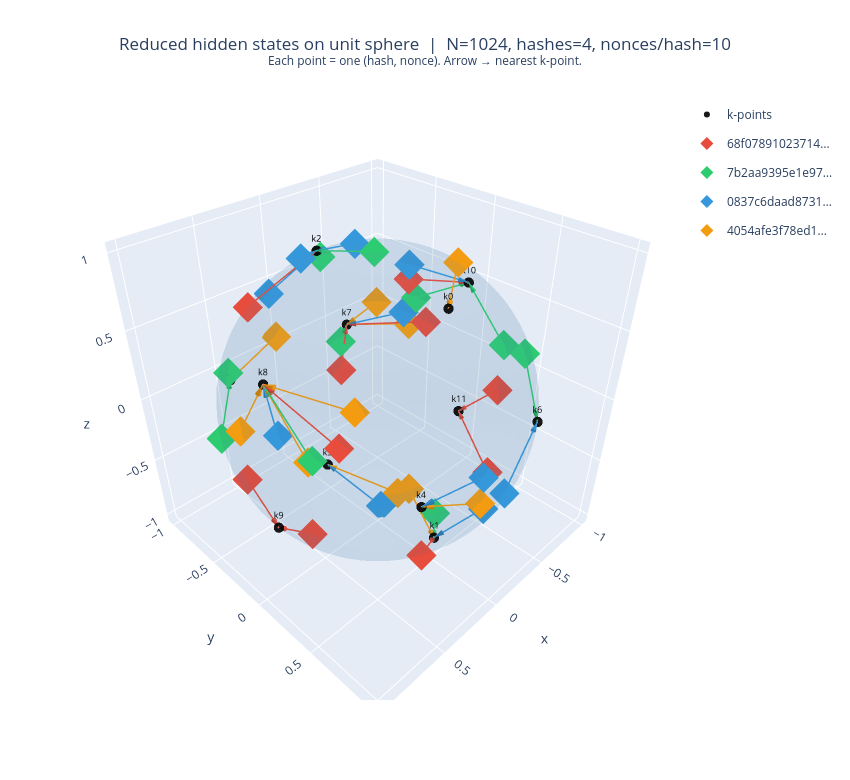

Notebook source saved alongside this figure:
### Code cell
n_nonces = 10  # number of nonces to show per hash

norms = np.linalg.norm(reduced_hidden_states_all, axis=1, keepdims=True)
proj  = reduced_hidden_states_all / (norms + 1e-8)

sims = proj @ sphere_points.T
closest_idxs = np.argmax(sims, axis=1)
arc_dists = np.degrees(
    np.arccos(np.clip(sims[np.arange(N), closest_idxs], -1, 1))
)

KPOINT_COLOR = 'black'
nn_thr = dists.min() * 1.01 # edge threshold

traces = []

u_s = np.linspace(0, 2 * np.pi, 60)
v_s = np.linspace(0, np.pi, 40)
traces.append(go.Surface(
    x=np.outer(np.cos(u_s), np.sin(v_s)),
    y=np.outer(np.sin(u_s), np.sin(v_s)),
    z=np.outer(np.ones(len(u_s)), np.cos(v_s)),
    opacity=0.1,
    colorscale=[[0, 'steelblue'], [1, 'steelblue']],
    showscale=False, hoverinfo='skip',
    contours=dict(
        x=dict(highlight=False),
        y=dict(highlight=False),
        z=dict(highlight=False),
    ),
))

# k-points
traces.append(go.Scatter3d(
    x=sphere_points[:, 0], y=sphere_points[:, 1], z=sphere_points[:, 2],
    mode='markers+text',
    marker=dict(size=6, color=KPOINT_COLOR, opacity=0.9),
    text=[f'k{i}' for i in range(k)],
    textposition='top center',
    textfont=dict(size=9, color=KPOINT_COLOR),
    hovertext=[
        f'k{i}<br>({sphere_points[i,0]:.2f}, {sphere_points[i,1]:.2f}, {sphere_points[i,2]:.2f})'
        for i in range(k)
    ],
    hoverinfo='text',
    name='k-points',
))

# projected points grouped by hash
for hi, (h, color) in enumerate(zip(unique_hashes, PALETTE)):
    mask = np.where(block_hashes_all == h)[0]
    if n_nonces is not None:
        mask = mask[:n_nonces]
    pts = proj[mask]           # [n, 3]
    ns = nonces_all[mask]
    ci = closest_idxs[mask]
    arc_d = arc_dists[mask]

    # scatter points
    traces.append(go.Scatter3d(
        x=pts[:, 0], y=pts[:, 1], z=pts[:, 2],
        mode='markers',
        marker=dict(size=10, color=color, symbol='diamond', opacity=1.0),
        hovertext=[
            f"hash: {h[:14]}…<br>nonce: {ns[j]}<br>"
            f"proj: ({pts[j,0]:.3f}, {pts[j,1]:.3f}, {pts[j,2]:.3f})<br>"
            f"→ k{ci[j]}  arc={arc_d[j]:.2f}°"
            for j in range(len(mask))
        ],
        hoverinfo='text',
        name=f"{h[:14]}…",
        legendgroup=h,
    ))

    # arrow lines to closest k-point
    for j in range(len(mask)):
        pt      = pts[j]
        closest = sphere_points[ci[j]]
        traces.append(go.Scatter3d(
            x=[pt[0], closest[0]], y=[pt[1], closest[1]], z=[pt[2], closest[2]],
            mode='lines', line=dict(color=color, width=3),
            showlegend=False, hoverinfo='skip', legendgroup=h,
        ))
        traces.append(go.Cone(
            x=[closest[0]], y=[closest[1]], z=[closest[2]],
            u=[closest[0] - pt[0]], v=[closest[1] - pt[1]], w=[closest[2] - pt[2]],
            sizemode='absolute', sizeref=0.07,
            colorscale=[[0, color], [1, color]],
            showscale=False, hoverinfo='skip', anchor='tip',
        ))

shown = n_nonces if n_nonces is not None else "all"
fig = go.Figure(traces)
fig.update_layout(
    title=dict(
        text=(f"Reduced hidden states on unit sphere  |  N={N}, hashes={len(unique_hashes)}, nonces/hash={shown}<br>"
              f"<sup>Each point = one (hash, nonce). Arrow → nearest k-point.</sup>"),
        x=0.5,
    ),
    width=850, height=780,
)
fig.show()
fig.write_html("../img/sphere_projection.html")

### Figure 1 — Plotly figure (JSON) as saved in the notebook; plotly's stock layout.template omitted (floating-point values rounded to 4 significant figures; data arrays with more than 128 entries replaced by an {"elided": "..."} marker saying what was removed)
{"data": [{"colorscale": [[0, "steelblue"], [1, "steelblue"]], "contours": {"x": {"highlight": false}, "y": {"highlight": false}, "z": {"highlight": false}}, "hoverinfo": "skip", "opacity": 0.1, "showscale": false, "type": "surface", "x": {"elided": "60x40 float values"}, "y": {"elided": "60x40 float values"}, "z": {"elided": "60x40 float values"}}, {"hoverinfo": "text", "hovertext": ["k0<br>(0.00, 0.53, 0.85)", "k1<br>(0.00, 0.53, -0.85)", "k2<br>(0.00, -0.53, 0.85)", "k3<br>(0.00, -0.53, -0.85)", "k4<br>(0.53, 0.85, 0.00)", "k5<br>(0.53, -0.85, 0.00)", "k6<br>(-0.53, 0.85, 0.00)", "k7<br>(-0.53, -0.85, 0.00)", "k8<br>(0.85, 0.00, 0.53)", "k9<br>(0.85, 0.00, -0.53)", "k10<br>(-0.85, 0.00, 0.53)", "k11<br>(-0.85, 0.00, -0.53)"], "marker": {"color": "black", "opacity": 0.9, "size": 6}, "mode": "markers+text", "name": "k-points", "text": ["k0", "k1", "k2", "k3", "k4", "k5", "k6", "k7", "k8", "k9", "k10", "k11"], "textfont": {"color": "black", "size": 9}, "textposition": "top center", "type": "scatter3d", "x": [0.0, 0.0, 0.0, 0.0, 0.5257, 0.5257, -0.5257, -0.5257, 0.8507, 0.8507, -0.8507, -0.8507], "y": [0.5257, 0.5257, -0.5257, -0.5257, 0.8507, -0.8507, 0.8507, -0.8507, 0.0, 0.0, 0.0, 0.0], "z": [0.8507, -0.8507, 0.8507, -0.8507, 0.0, 0.0, 0.0, 0.0, 0.5257, -0.5257, 0.5257, -0.5257]}, {"hoverinfo": "text", "hovertext": ["hash: 68f07891023714…<br>nonce: 0<br>proj: (-0.911, -0.410, 0.045)<br>→ k7  arc=34.11°", "hash: 68f07891023714…<br>nonce: 1<br>proj: (-0.575, 0.498, -0.649)<br>→ k11  arc=33.86°", "hash: 68f07891023714…<br>nonce: 2<br>proj: (-0.434, -0.830, -0.351)<br>→ k7  arc=20.92°", "hash: 68f07891023714…<br>nonce: 3<br>proj: (0.786, 0.510, 0.349)<br>→ k8  arc=31.53°", "hash: 68f07891023714…<br>nonce: 4<br>proj: (0.349, 0.717, -0.603)<br>→ k1  arc=27.10°", "hash: 68f07891023714…<br>nonce: 5<br>proj: (-0.778, -0.473, 0.414)<br>→ k10  arc=28.44°", "hash: 68f07891023714…<br>nonce: 6<br>proj: (0.516, -0.565, 0.644)<br>→ k2  arc=32.37°", "hash: 68f07891023714…<br>nonce: 7<br>proj: (-0.932, 0.264, -0.248)<br>→ k11  arc=22.60°", "hash: 68f07891023714…<br>nonce: 8<br>proj: (0.560, -0.050, -0.827)<br>→ k9  arc=24.34°", "hash: 68f07891023714…<br>nonce: 9<br>proj: (0.743, -0.456, -0.489)<br>→ k9  arc=27.20°"], "legendgroup": "68f078910237141bd696d49af01157ecd0cc79f6e116c364bdd1953b72c6c026", "marker": {"color": "#e74c3c", "opacity": 1, "size": 10, "symbol": "diamond"}, "mode": "markers", "name": "68f07891023714…", "type": "scatter3d", "x": [-0.9108, -0.5748, -0.4343, 0.7862, 0.3494, -0.7778, 0.5162, -0.9322, 0.56, 0.7432], "y": [-0.4105, 0.4978, -0.8296, 0.5098, 0.7168, -0.4729, -0.565, 0.2639, -0.04964, -0.4563], "z": [0.04493, -0.6495, -0.3508, 0.3492, -0.6035, 0.414, 0.6437, -0.2477, -0.827, -0.4893]}, {"hoverinfo": "skip", "legendgroup": "68f078910237141bd696d49af01157ecd0cc79f6e116c364bdd1953b72c6c026", "line": {"color": "#e74c3c", "width": 3}, "mode": "lines", "showlegend": false, "type": "scatter3d", "x": [-0.9108, -0.5257], "y": [-0.4105, -0.8507], "z": [0.04493, 0]}, {"anchor": "tip", "colorscale": [[0, "#e74c3c"], [1, "#e74c3c"]], "hoverinfo": "skip", "showscale": false, "sizemode": "absolute", "sizeref": 0.07, "type": "cone", "u": [0.385], "v": [-0.4402], "w": [-0.04493], "x": [-0.5257], "y": [-0.8507], "z": [0]}, {"hoverinfo": "skip", "legendgroup": "68f078910237141bd696d49af01157ecd0cc79f6e116c364bdd1953b72c6c026", "line": {"color": "#e74c3c", "width": 3}, "mode": "lines", "showlegend": false, "type": "scatter3d", "x": [-0.5748, -0.8507], "y": [0.4978, 0], "z": [-0.6495, -0.5257]}, {"anchor": "tip", "colorscale": [[0, "#e74c3c"], [1, "#e74c3c"]], "hoverinfo": "skip", "showscale": false, "sizemode": "absolute", "sizeref": 0.07, "type": "cone", "u": [-0.2759], "v": [-0.4978], "w": [0.1237], "x": [-0.8507], "y": [0], "z": [-0.5257]}, {"hoverinfo": "skip", "legendgroup": "68f078910237141bd696d49af01157ecd0cc79f6e116c364bdd1953b72c6c026", "line": {"color": "#e74c3c", "width": 3}, "mode": "lines", "showlegend": false, "type": "scatter3d", "x": [-0.4343, -0.5257], "y": [-0.8296, -0.8507], "z": [-0.3508, 0]}, {"anchor": "tip", "colorscale": [[0, "#e74c3c"], [1, "#e74c3c"]], "hoverinfo": "skip", "showscale": false, "sizemode": "absolute", "sizeref": 0.07, "type": "cone", "u": [-0.09139], "v": [-0.02104], "w": [0.3508], "x": [-0.5257], "y": [-0.8507], "z": [0]}, {"hoverinfo": "skip", "legendgroup": "68f078910237141bd696d49af01157ecd0cc79f6e116c364bdd1953b72c6c026", "line": {"color": "#e74c3c", "width": 3}, "mode": "lines", "showlegend": false, "type": "scatter3d", "x": [0.7862, 0.8507], "y": [0.5098, 0], "z": [0.3492, 0.5257]}, {"anchor": "tip", "colorscale": [[0, "#e74c3c"], [1, "#e74c3c"]], "hoverinfo": "skip", "showscale": false, "sizemode": "absolute", "sizeref": 0.07, "type": "cone", "u": [0.06442], "v": [-0.5098], "w": [0.1766], "x": [0.8507], "y": [0], "z": [0.5257]}, {"hoverinfo": "skip", "legendgroup": "68f078910237141bd696d49af01157ecd0cc79f6e116c364bdd1953b72c6c026", "line": {"color": "#e74c3c", "width": 3}, "mode": "lines", "showlegend": false, "type": "scatter3d", "x": [0.3494, 0], "y": [0.7168, 0.5257], "z": [-0.6035, -0.8507]}, {"anchor": "tip", "colorscale": [[0, "#e74c3c"], [1, "#e74c3c"]], "hoverinfo": "skip", "showscale": false, "sizemode": "absolute", "sizeref": 0.07, "type": "cone", "u": [-0.3494], "v": [-0.191], "w": [-0.2472], "x": [0], "y": [0.5257], "z": [-0.8507]}, {"hoverinfo": "skip", "legendgroup": "68f078910237141bd696d49af01157ecd0cc79f6e116c364bdd1953b72c6c026", "line": {"color": "#e74c3c", "width": 3}, "mode": "lines", "showlegend": false, "type": "scatter3d", "x": [-0.7778, -0.8507], "y": [-0.4729, 0], "z": [0.414, 0.5257]}, {"anchor": "tip", "colorscale": [[0, "#e74c3c"], [1, "#e74c3c"]], "hoverinfo": "skip", "showscale": false, "sizemode": "absolute", "sizeref": 0.07, "type": "cone", "u": [-0.07286], "v": [0.4729], "w": [0.1117], "x": [-0.8507], "y": [0], "z": [0.5257]}, {"hoverinfo": "skip", "legendgroup": "68f078910237141bd696d49af01157ecd0cc79f6e116c364bdd1953b72c6c026", "line": {"color": "#e74c3c", "width": 3}, "mode": "lines", "showlegend": false, "type": "scatter3d", "x": [0.5162, 0], "y": [-0.565, -0.5257], "z": [0.6437, 0.8507]}, {"anchor": "tip", "colorscale": [[0, "#e74c3c"], [1, "#e74c3c"]], "hoverinfo": "skip", "showscale": false, "sizemode": "absolute", "sizeref": 0.07, "type": "cone", "u": [-0.5162], "v": [0.0393], "w": [0.207], "x": [0], "y": [-0.5257], "z": [0.8507]}, {"hoverinfo": "skip", "legendgroup": "68f078910237141bd696d49af01157ecd0cc79f6e116c364bdd1953b72c6c026", "line": {"color": "#e74c3c", "width": 3}, "mode": "lines", "showlegend": false, "type": "scatter3d", "x": [-0.9322, -0.8507], "y": [0.2639, 0], "z": [-0.2477, -0.5257]}, {"anchor": "tip", "colorscale": [[0, "#e74c3c"], [1, "#e74c3c"]], "hoverinfo": "skip", "showscale": false, "sizemode": "absolute", "sizeref": 0.07, "type": "cone", "u": [0.08154], "v": [-0.2639], "w": [-0.278], "x": [-0.8507], "y": [0], "z": [-0.5257]}, {"hoverinfo": "skip", "legendgroup": "68f078910237141bd696d49af01157ecd0cc79f6e116c364bdd1953b72c6c026", "line": {"color": "#e74c3c", "width": 3}, "mode": "lines", "showlegend": false, "type": "scatter3d", "x": [0.56, 0.8507], "y": [-0.04964, 0], "z": [-0.827, -0.5257]}, {"anchor": "tip", "colorscale": [[0, "#e74c3c"], [1, "#e74c3c"]], "hoverinfo": "skip", "showscale": false, "sizemode": "absolute", "sizeref": 0.07, "type": "cone", "u": [0.2907], "v": [0.04964], "w": [0.3013], "x": [0.8507], "y": [0], "z": [-0.5257]}, {"hoverinfo": "skip", "legendgroup": "68f078910237141bd696d49af01157ecd0cc79f6e116c364bdd1953b72c6c026", "line": {"color": "#e74c3c", "width": 3}, "mode": "lines", "showlegend": false, "type": "scatter3d", "x": [0.7432, 0.8507], "y": [-0.4563, 0], "z": [-0.4893, -0.5257]}, {"anchor": "tip", "colorscale": [[0, "#e74c3c"], [1, "#e74c3c"]], "hoverinfo": "skip", "showscale": false, "sizemode": "absolute", "sizeref": 0.07, "type": "cone", "u": [0.1074], "v": [0.4563], "w": [-0.03644], "x": [0.8507], "y": [0], "z": [-0.5257]}, {"hoverinfo": "text", "hovertext": ["hash: 7b2aa9395e1e97…<br>nonce: 0<br>proj: (0.878, 0.403, 0.258)<br>→ k8  arc=28.04°", "hash: 7b2aa9395e1e97…<br>nonce: 1<br>proj: (-0.228, 0.335, -0.914)<br>→ k1  arc=17.46°", "hash: 7b2aa9395e1e97…<br>nonce: 2<br>proj: (-0.842, 0.503, 0.198)<br>→ k6  arc=29.55°", "hash: 7b2aa9395e1e97…<br>nonce: 3<br>proj: (0.002, -0.026, 1.000)<br>→ k2  arc=30.20°", "hash: 7b2aa9395e1e97…<br>nonce: 4<br>proj: (-0.961, 0.255, 0.108)<br>→ k10  arc=29.06°", "hash: 7b2aa9395e1e97…<br>nonce: 5<br>proj: (0.545, -0.835, 0.073)<br>→ k5  arc=4.45°", "hash: 7b2aa9395e1e97…<br>nonce: 6<br>proj: (-0.160, -0.686, 0.710)<br>→ k2  arc=15.31°", "hash: 7b2aa9395e1e97…<br>nonce: 7<br>proj: (-0.852, -0.463, 0.246)<br>→ k10  arc=31.38°", "hash: 7b2aa9395e1e97…<br>nonce: 8<br>proj: (-0.475, -0.870, -0.133)<br>→ k7  arc=8.24°", "hash: 7b2aa9395e1e97…<br>nonce: 9<br>proj: (0.857, -0.503, -0.114)<br>→ k5  arc=28.57°"], "legendgroup": "7b2aa9395e1e97e0d062e4635222a34b67b0002ddb48607c0fc9284cd35091f0", "marker": {"color": "#2ecc71", "opacity": 1, "size": 10, "symbol": "diamond"}, "mode": "markers", "name": "7b2aa9395e1e97…", "type": "scatter3d", "x": [0.8783, -0.2277, -0.8416, 0.002413, -0.9609, 0.5454, -0.1601, -0.8516, -0.4748, 0.8569], "y": [0.4028, 0.3353, 0.5026, -0.02646, 0.2549, -0.835, -0.6857, -0.4629, -0.87, -0.5029], "z": [0.2578, -0.9142, 0.1979, 0.9996, 0.1078, 0.07342, 0.7101, 0.246, -0.1329, -0.1136]}, {"hoverinfo": "skip", "legendgroup": "7b2aa9395e1e97e0d062e4635222a34b67b0002ddb48607c0fc9284cd35091f0", "line": {"color": "#2ecc71", "width": 3}, "mode": "lines", "showlegend": false, "type": "scatter3d", "x": [0.8783, 0.8507], "y": [0.4028, 0], "z": [0.2578, 0.5257]}, {"anchor": "tip", "colorscale": [[0, "#2ecc71"], [1, "#2ecc71"]], "hoverinfo": "skip", "showscale": false, "sizemode": "absolute", "sizeref": 0.07, "type": "cone", "u": [-0.02761], "v": [-0.4028], "w": [0.268], "x": [0.8507], "y": [0], "z": [0.5257]}, {"hoverinfo": "skip", "legendgroup": "7b2aa9395e1e97e0d062e4635222a34b67b0002ddb48607c0fc9284cd35091f0", "line": {"color": "#2ecc71", "width": 3}, "mode": "lines", "showlegend": false, "type": "scatter3d", "x": [-0.2277, 0], "y": [0.3353, 0.5257], "z": [-0.9142, -0.8507]}, {"anchor": "tip", "colorscale": [[0, "#2ecc71"], [1, "#2ecc71"]], "hoverinfo": "skip", "showscale": false, "sizemode": "absolute", "sizeref": 0.07, "type": "cone", "u": [0.2277], "v": [0.1905], "w": [0.06355], "x": [0], "y": [0.5257], "z": [-0.8507]}, {"hoverinfo": "skip", "legendgroup": "7b2aa9395e1e97e0d062e4635222a34b67b0002ddb48607c0fc9284cd35091f0", "line": {"color": "#2ecc71", "width": 3}, "mode": "lines", "showlegend": false, "type": "scatter3d", "x": [-0.8416, -0.5257], "y": [0.5026, 0.8507], "z": [0.1979, 0]}, {"anchor": "tip", "colorscale": [[0, "#2ecc71"], [1, "#2ecc71"]], "hoverinfo": "skip", "showscale": false, "sizemode": "absolute", "sizeref": 0.07, "type": "cone", "u": [0.3158], "v": [0.3481], "w": [-0.1979], "x": [-0.5257], "y": [0.8507], "z": [0]}, {"hoverinfo": "skip", "legendgroup": "7b2aa9395e1e97e0d062e4635222a34b67b0002ddb48607c0fc9284cd35091f0", "line": {"color": "#2ecc71", "width": 3}, "mode": "lines", "showlegend": false, "type": "scatter3d", "x": [0.002413, 0], "y": [-0.02646, -0.5257], "z": [0.9996, 0.8507]}, {"anchor": "tip", "colorscale": [[0, "#2ecc71"], [1, "#2ecc71"]], "hoverinfo": "skip", "showscale": false, "sizemode": "absolute", "sizeref": 0.07, "type": "cone", "u": [-0.002413], "v": [-0.4993], "w": [-0.149], "x": [0], "y": [-0.5257], "z": [0.8507]}, {"hoverinfo": "skip", "legendgroup": "7b2aa9395e1e97e0d062e4635222a34b67b0002ddb48607c0fc9284cd35091f0", "line": {"color": "#2ecc71", "width": 3}, "mode": "lines", "showlegend": false, "type": "scatter3d", "x": [-0.9609, -0.8507], "y": [0.2549, 0], "z": [0.1078, 0.5257]}, {"anchor": "tip", "colorscale": [[0, "#2ecc71"], [1, "#2ecc71"]], "hoverinfo": "skip", "showscale": false, "sizemode": "absolute", "sizeref": 0.07, "type": "cone", "u": [0.1103], "v": [-0.2549], "w": [0.4179], "x": [-0.8507], "y": [0], "z": [0.5257]}, {"hoverinfo": "skip", "legendgroup": "7b2aa9395e1e97e0d062e4635222a34b67b0002ddb48607c0fc9284cd35091f0", "line": {"color": "#2ecc71", "width": 3}, "mode": "lines", "showlegend": false, "type": "scatter3d", "x": [0.5454, 0.5257], "y": [-0.835, -0.8507], "z": [0.07342, 0]}, {"anchor": "tip", "colorscale": [[0, "#2ecc71"], [1, "#2ecc71"]], "hoverinfo": "skip", "showscale": false, "sizemode": "absolute", "sizeref": 0.07, "type": "cone", "u": [-0.01967], "v": [-0.0157], "w": [-0.07342], "x": [0.5257], "y": [-0.8507], "z": [0]}, {"hoverinfo": "skip", "legendgroup": "7b2aa9395e1e97e0d062e4635222a34b67b0002ddb48607c0fc9284cd35091f0", "line": {"color": "#2ecc71", "width": 3}, "mode": "lines", "showlegend": false, "type": "scatter3d", "x": [-0.1601, 0], "y": [-0.6857, -0.5257], "z": [0.7101, 0.8507]}, {"anchor": "tip", "colorscale": [[0, "#2ecc71"], [1, "#2ecc71"]], "hoverinfo": "skip", "showscale": false, "sizemode": "absolute", "sizeref": 0.07, "type": "cone", "u": [0.1601], "v": [0.1599], "w": [0.1406], "x": [0], "y": [-0.5257], "z": [0.8507]}, {"hoverinfo": "skip", "legendgroup": "7b2aa9395e1e97e0d062e4635222a34b67b0002ddb48607c0fc9284cd35091f0", "line": {"color": "#2ecc71", "width": 3}, "mode": "lines", "showlegend": false, "type": "scatter3d", "x": [-0.8516, -0.8507], "y": [-0.4629, 0], "z": [0.246, 0.5257]}, {"anchor": "tip", "colorscale": [[0, "#2ecc71"], [1, "#2ecc71"]], "hoverinfo": "skip", "showscale": false, "sizemode": "absolute", "sizeref": 0.07, "type": "cone", "u": [0.0009421], "v": [0.4629], "w": [0.2798], "x": [-0.8507], "y": [0], "z": [0.5257]}, {"hoverinfo": "skip", "legendgroup": "7b2aa9395e1e97e0d062e4635222a34b67b0002ddb48607c0fc9284cd35091f0", "line": {"color": "#2ecc71", "width": 3}, "mode": "lines", "showlegend": false, "type": "scatter3d", "x": [-0.4748, -0.5257], "y": [-0.87, -0.8507], "z": [-0.1329, 0]}, {"anchor": "tip", "colorscale": [[0, "#2ecc71"], [1, "#2ecc71"]], "hoverinfo": "skip", "showscale": false, "sizemode": "absolute", "sizeref": 0.07, "type": "cone", "u": [-0.05094], "v": [0.01935], "w": [0.1329], "x": [-0.5257], "y": [-0.8507], "z": [0]}, {"hoverinfo": "skip", "legendgroup": "7b2aa9395e1e97e0d062e4635222a34b67b0002ddb48607c0fc9284cd35091f0", "line": {"color": "#2ecc71", "width": 3}, "mode": "lines", "showlegend": false, "type": "scatter3d", "x": [0.8569, 0.5257], "y": [-0.5029, -0.8507], "z": [-0.1136, 0]}, {"anchor": "tip", "colorscale": [[0, "#2ecc71"], [1, "#2ecc71"]], "hoverinfo": "skip", "showscale": false, "sizemode": "absolute", "sizeref": 0.07, "type": "cone", "u": [-0.3311], "v": [-0.3478], "w": [0.1136], "x": [0.5257], "y": [-0.8507], "z": [0]}, {"hoverinfo": "text", "hovertext": ["hash: 0837c6daad8731…<br>nonce: 0<br>proj: (-0.042, -0.230, 0.972)<br>→ k2  arc=18.53°", "hash: 0837c6daad8731…<br>nonce: 1<br>proj: (-0.824, -0.557, 0.104)<br>→ k7  arc=24.92°", "hash: 0837c6daad8731…<br>nonce: 2<br>proj: (0.180, 0.981, 0.072)<br>→ k4  arc=21.71°", "hash: 0837c6daad8731…<br>nonce: 3<br>proj: (-0.075, -0.043, -0.996)<br>→ k3  arc=29.51°", "hash: 0837c6daad8731…<br>nonce: 4<br>proj: (0.924, 0.190, 0.331)<br>→ k8  arc=16.19°", "hash: 0837c6daad8731…<br>nonce: 5<br>proj: (-0.050, 0.980, -0.193)<br>→ k6  arc=30.68°", "hash: 0837c6daad8731…<br>nonce: 6<br>proj: (-0.278, 0.696, -0.662)<br>→ k1  arc=21.71°", "hash: 0837c6daad8731…<br>nonce: 7<br>proj: (0.123, -0.534, 0.837)<br>→ k2  arc=7.09°", "hash: 0837c6daad8731…<br>nonce: 8<br>proj: (-0.715, -0.412, 0.565)<br>→ k10  arc=25.18°", "hash: 0837c6daad8731…<br>nonce: 9<br>proj: (0.151, -0.854, 0.498)<br>→ k2  arc=29.27°"], "legendgroup": "0837c6daad873175f43aa6c791d85d0fa9cb9c4f5d739148e40e1aff9ce11ab9", "marker": {"color": "#3498db", "opacity": 1, "size": 10, "symbol": "diamond"}, "mode": "markers", "name": "0837c6daad8731…", "type": "scatter3d", "x": [-0.04187, -0.8243, 0.1798, -0.07454, 0.9242, -0.05029, -0.2778, 0.1226, -0.715, 0.151], "y": [-0.2305, -0.5567, 0.9811, -0.0434, 0.1899, 0.9799, 0.6962, -0.5338, -0.4124, -0.8541], "z": [0.9722, 0.1036, 0.07203, -0.9963, 0.3313, -0.1929, -0.662, 0.8367, 0.5646, 0.4976]}, {"hoverinfo": "skip", "legendgroup": "0837c6daad873175f43aa6c791d85d0fa9cb9c4f5d739148e40e1aff9ce11ab9", "line": {"color": "#3498db", "width": 3}, "mode": "lines", "showlegend": false, "type": "scatter3d", "x": [-0.04187, 0], "y": [-0.2305, -0.5257], "z": [0.9722, 0.8507]}, {"anchor": "tip", "colorscale": [[0, "#3498db"], [1, "#3498db"]], "hoverinfo": "skip", "showscale": false, "sizemode": "absolute", "sizeref": 0.07, "type": "cone", "u": [0.04187], "v": [-0.2953], "w": [-0.1215], "x": [0], "y": [-0.5257], "z": [0.8507]}, {"hoverinfo": "skip", "legendgroup": "0837c6daad873175f43aa6c791d85d0fa9cb9c4f5d739148e40e1aff9ce11ab9", "line": {"color": "#3498db", "width": 3}, "mode": "lines", "showlegend": false, "type": "scatter3d", "x": [-0.8243, -0.5257], "y": [-0.5567, -0.8507], "z": [0.1036, 0]}, {"anchor": "tip", "colorscale": [[0, "#3498db"], [1, "#3498db"]], "hoverinfo": "skip", "showscale": false, "sizemode": "absolute", "sizeref": 0.07, "type": "cone", "u": [0.2985], "v": [-0.294], "w": [-0.1036], "x": [-0.5257], "y": [-0.8507], "z": [0]}, {"hoverinfo": "skip", "legendgroup": "0837c6daad873175f43aa6c791d85d0fa9cb9c4f5d739148e40e1aff9ce11ab9", "line": {"color": "#3498db", "width": 3}, "mode": "lines", "showlegend": false, "type": "scatter3d", "x": [0.1798, 0.5257], "y": [0.9811, 0.8507], "z": [0.07203, 0]}, {"anchor": "tip", "colorscale": [[0, "#3498db"], [1, "#3498db"]], "hoverinfo": "skip", "showscale": false, "sizemode": "absolute", "sizeref": 0.07, "type": "cone", "u": [0.3459], "v": [-0.1304], "w": [-0.07203], "x": [0.5257], "y": [0.8507], "z": [0]}, {"hoverinfo": "skip", "legendgroup": "0837c6daad873175f43aa6c791d85d0fa9cb9c4f5d739148e40e1aff9ce11ab9", "line": {"color": "#3498db", "width": 3}, "mode": "lines", "showlegend": false, "type": "scatter3d", "x": [-0.07454, 0], "y": [-0.0434, -0.5257], "z": [-0.9963, -0.8507]}, {"anchor": "tip", "colorscale": [[0, "#3498db"], [1, "#3498db"]], "hoverinfo": "skip", "showscale": false, "sizemode": "absolute", "sizeref": 0.07, "type": "cone", "u": [0.07454], "v": [-0.4823], "w": [0.1456], "x": [0], "y": [-0.5257], "z": [-0.8507]}, {"hoverinfo": "skip", "legendgroup": "0837c6daad873175f43aa6c791d85d0fa9cb9c4f5d739148e40e1aff9ce11ab9", "line": {"color": "#3498db", "width": 3}, "mode": "lines", "showlegend": false, "type": "scatter3d", "x": [0.9242, 0.8507], "y": [0.1899, 0], "z": [0.3313, 0.5257]}, {"anchor": "tip", "colorscale": [[0, "#3498db"], [1, "#3498db"]], "hoverinfo": "skip", "showscale": false, "sizemode": "absolute", "sizeref": 0.07, "type": "cone", "u": [-0.07357], "v": [-0.1899], "w": [0.1945], "x": [0.8507], "y": [0], "z": [0.5257]}, {"hoverinfo": "skip", "legendgroup": "0837c6daad873175f43aa6c791d85d0fa9cb9c4f5d739148e40e1aff9ce11ab9", "line": {"color": "#3498db", "width": 3}, "mode": "lines", "showlegend": false, "type": "scatter3d", "x": [-0.05029, -0.5257], "y": [0.9799, 0.8507], "z": [-0.1929, 0]}, {"anchor": "tip", "colorscale": [[0, "#3498db"], [1, "#3498db"]], "hoverinfo": "skip", "showscale": false, "sizemode": "absolute", "sizeref": 0.07, "type": "cone", "u": [-0.4754], "v": [-0.1293], "w": [0.1929], "x": [-0.5257], "y": [0.8507], "z": [0]}, {"hoverinfo": "skip", "legendgroup": "0837c6daad873175f43aa6c791d85d0fa9cb9c4f5d739148e40e1aff9ce11ab9", "line": {"color": "#3498db", "width": 3}, "mode": "lines", "showlegend": false, "type": "scatter3d", "x": [-0.2778, 0], "y": [0.6962, 0.5257], "z": [-0.662, -0.8507]}, {"anchor": "tip", "colorscale": [[0, "#3498db"], [1, "#3498db"]], "hoverinfo": "skip", "showscale": false, "sizemode": "absolute", "sizeref": 0.07, "type": "cone", "u": [0.2778], "v": [-0.1704], "w": [-0.1887], "x": [0], "y": [0.5257], "z": [-0.8507]}, {"hoverinfo": "skip", "legendgroup": "0837c6daad873175f43aa6c791d85d0fa9cb9c4f5d739148e40e1aff9ce11ab9", "line": {"color": "#3498db", "width": 3}, "mode": "lines", "showlegend": false, "type": "scatter3d", "x": [0.1226, 0], "y": [-0.5338, -0.5257], "z": [0.8367, 0.8507]}, {"anchor": "tip", "colorscale": [[0, "#3498db"], [1, "#3498db"]], "hoverinfo": "skip", "showscale": false, "sizemode": "absolute", "sizeref": 0.07, "type": "cone", "u": [-0.1226], "v": [0.008106], "w": [0.014], "x": [0], "y": [-0.5257], "z": [0.8507]}, {"hoverinfo": "skip", "legendgroup": "0837c6daad873175f43aa6c791d85d0fa9cb9c4f5d739148e40e1aff9ce11ab9", "line": {"color": "#3498db", "width": 3}, "mode": "lines", "showlegend": false, "type": "scatter3d", "x": [-0.715, -0.8507], "y": [-0.4124, 0], "z": [0.5646, 0.5257]}, {"anchor": "tip", "colorscale": [[0, "#3498db"], [1, "#3498db"]], "hoverinfo": "skip", "showscale": false, "sizemode": "absolute", "sizeref": 0.07, "type": "cone", "u": [-0.1357], "v": [0.4124], "w": [-0.03882], "x": [-0.8507], "y": [0], "z": [0.5257]}, {"hoverinfo": "skip", "legendgroup": "0837c6daad873175f43aa6c791d85d0fa9cb9c4f5d739148e40e1aff9ce11ab9", "line": {"color": "#3498db", "width": 3}, "mode": "lines", "showlegend": false, "type": "scatter3d", "x": [0.151, 0], "y": [-0.8541, -0.5257], "z": [0.4976, 0.8507]}, {"anchor": "tip", "colorscale": [[0, "#3498db"], [1, "#3498db"]], "hoverinfo": "skip", "showscale": false, "sizemode": "absolute", "sizeref": 0.07, "type": "cone", "u": [-0.151], "v": [0.3284], "w": [0.353], "x": [0], "y": [-0.5257], "z": [0.8507]}, {"hoverinfo": "text", "hovertext": ["hash: 4054afe3f78ed1…<br>nonce: 0<br>proj: (0.679, 0.516, 0.522)<br>→ k8  arc=31.56°", "hash: 4054afe3f78ed1…<br>nonce: 1<br>proj: (0.021, -0.998, 0.062)<br>→ k5  arc=30.69°", "hash: 4054afe3f78ed1…<br>nonce: 2<br>proj: (-0.688, -0.702, 0.183)<br>→ k7  arc=16.45°", "hash: 4054afe3f78ed1…<br>nonce: 3<br>proj: (-0.850, -0.527, 0.007)<br>→ k7  arc=26.50°", "hash: 4054afe3f78ed1…<br>nonce: 4<br>proj: (-0.313, 0.009, -0.950)<br>→ k1  arc=35.64°", "hash: 4054afe3f78ed1…<br>nonce: 5<br>proj: (0.177, 0.976, -0.124)<br>→ k4  arc=22.51°", "hash: 4054afe3f78ed1…<br>nonce: 6<br>proj: (0.891, 0.383, 0.245)<br>→ k8  arc=27.57°", "hash: 4054afe3f78ed1…<br>nonce: 7<br>proj: (-0.238, -0.034, -0.971)<br>→ k3  arc=32.50°", "hash: 4054afe3f78ed1…<br>nonce: 8<br>proj: (-0.455, 0.211, 0.865)<br>→ k0  arc=32.11°", "hash: 4054afe3f78ed1…<br>nonce: 9<br>proj: (0.969, -0.094, 0.228)<br>→ k8  arc=19.19°"], "legendgroup": "4054afe3f78ed105230ca89018a61180be87b7b29c9545b04288788662315a80", "marker": {"color": "#f39c12", "opacity": 1, "size": 10, "symbol": "diamond"}, "mode": "markers", "name": "4054afe3f78ed1…", "type": "scatter3d", "x": [0.6792, 0.02117, -0.688, -0.85, -0.3132, 0.1774, 0.8908, -0.2385, -0.4546, 0.969], "y": [0.5161, -0.9978, -0.7022, -0.5268, 0.009246, 0.9763, 0.3829, -0.0339, 0.211, -0.09361], "z": [0.5219, 0.06209, 0.1831, 0.006721, -0.9496, -0.1236, 0.2448, -0.9706, 0.8653, 0.2285]}, {"hoverinfo": "skip", "legendgroup": "4054afe3f78ed105230ca89018a61180be87b7b29c9545b04288788662315a80", "line": {"color": "#f39c12", "width": 3}, "mode": "lines", "showlegend": false, "type": "scatter3d", "x": [0.6792, 0.8507], "y": [0.5161, 0], "z": [0.5219, 0.5257]}, {"anchor": "tip", "colorscale": [[0, "#f39c12"], [1, "#f39c12"]], "hoverinfo": "skip", "showscale": false, "sizemode": "absolute", "sizeref": 0.07, "type": "cone", "u": [0.1715], "v": [-0.5161], "w": [0.003795], "x": [0.8507], "y": [0], "z": [0.5257]}, {"hoverinfo": "skip", "legendgroup": "4054afe3f78ed105230ca89018a61180be87b7b29c9545b04288788662315a80", "line": {"color": "#f39c12", "width": 3}, "mode": "lines", "showlegend": false, "type": "scatter3d", "x": [0.02117, 0.5257], "y": [-0.9978, -0.8507], "z": [0.06209, 0]}, {"anchor": "tip", "colorscale": [[0, "#f39c12"], [1, "#f39c12"]], "hoverinfo": "skip", "showscale": false, "sizemode": "absolute", "sizeref": 0.07, "type": "cone", "u": [0.5046], "v": [0.1472], "w": [-0.06209], "x": [0.5257], "y": [-0.8507], "z": [0]}, {"hoverinfo": "skip", "legendgroup": "4054afe3f78ed105230ca89018a61180be87b7b29c9545b04288788662315a80", "line": {"color": "#f39c12", "width": 3}, "mode": "lines", "showlegend": false, "type": "scatter3d", "x": [-0.688, -0.5257], "y": [-0.7022, -0.8507], "z": [0.1831, 0]}, {"anchor": "tip", "colorscale": [[0, "#f39c12"], [1, "#f39c12"]], "hoverinfo": "skip", "showscale": false, "sizemode": "absolute", "sizeref": 0.07, "type": "cone", "u": [0.1623], "v": [-0.1485], "w": [-0.1831], "x": [-0.5257], "y": [-0.8507], "z": [0]}, {"hoverinfo": "skip", "legendgroup": "4054afe3f78ed105230ca89018a61180be87b7b29c9545b04288788662315a80", "line": {"color": "#f39c12", "width": 3}, "mode": "lines", "showlegend": false, "type": "scatter3d", "x": [-0.85, -0.5257], "y": [-0.5268, -0.8507], "z": [0.006721, 0]}, {"anchor": "tip", "colorscale": [[0, "#f39c12"], [1, "#f39c12"]], "hoverinfo": "skip", "showscale": false, "sizemode": "absolute", "sizeref": 0.07, "type": "cone", "u": [0.3242], "v": [-0.3239], "w": [-0.006721], "x": [-0.5257], "y": [-0.8507], "z": [0]}, {"hoverinfo": "skip", "legendgroup": "4054afe3f78ed105230ca89018a61180be87b7b29c9545b04288788662315a80", "line": {"color": "#f39c12", "width": 3}, "mode": "lines", "showlegend": false, "type": "scatter3d", "x": [-0.3132, 0], "y": [0.009246, 0.5257], "z": [-0.9496, -0.8507]}, {"anchor": "tip", "colorscale": [[0, "#f39c12"], [1, "#f39c12"]], "hoverinfo": "skip", "showscale": false, "sizemode": "absolute", "sizeref": 0.07, "type": "cone", "u": [0.3132], "v": [0.5165], "w": [0.09899], "x": [0], "y": [0.5257], "z": [-0.8507]}, {"hoverinfo": "skip", "legendgroup": "4054afe3f78ed105230ca89018a61180be87b7b29c9545b04288788662315a80", "line": {"color": "#f39c12", "width": 3}, "mode": "lines", "showlegend": false, "type": "scatter3d", "x": [0.1774, 0.5257], "y": [0.9763, 0.8507], "z": [-0.1236, 0]}, {"anchor": "tip", "colorscale": [[0, "#f39c12"], [1, "#f39c12"]], "hoverinfo": "skip", "showscale": false, "sizemode": "absolute", "sizeref": 0.07, "type": "cone", "u": [0.3483], "v": [-0.1257], "w": [0.1236], "x": [0.5257], "y": [0.8507], "z": [0]}, {"hoverinfo": "skip", "legendgroup": "4054afe3f78ed105230ca89018a61180be87b7b29c9545b04288788662315a80", "line": {"color": "#f39c12", "width": 3}, "mode": "lines", "showlegend": false, "type": "scatter3d", "x": [0.8908, 0.8507], "y": [0.3829, 0], "z": [0.2448, 0.5257]}, {"anchor": "tip", "colorscale": [[0, "#f39c12"], [1, "#f39c12"]], "hoverinfo": "skip", "showscale": false, "sizemode": "absolute", "sizeref": 0.07, "type": "cone", "u": [-0.04013], "v": [-0.3829], "w": [0.2809], "x": [0.8507], "y": [0], "z": [0.5257]}, {"hoverinfo": "skip", "legendgroup": "4054afe3f78ed105230ca89018a61180be87b7b29c9545b04288788662315a80", "line": {"color": "#f39c12", "width": 3}, "mode": "lines", "showlegend": false, "type": "scatter3d", "x": [-0.2385, 0], "y": [-0.0339, -0.5257], "z": [-0.9706, -0.8507]}, {"anchor": "tip", "colorscale": [[0, "#f39c12"], [1, "#f39c12"]], "hoverinfo": "skip", "showscale": false, "sizemode": "absolute", "sizeref": 0.07, "type": "cone", "u": [0.2385], "v": [-0.4918], "w": [0.1199], "x": [0], "y": [-0.5257], "z": [-0.8507]}, {"hoverinfo": "skip", "legendgroup": "4054afe3f78ed105230ca89018a61180be87b7b29c9545b04288788662315a80", "line": {"color": "#f39c12", "width": 3}, "mode": "lines", "showlegend": false, "type": "scatter3d", "x": [-0.4546, 0], "y": [0.211, 0.5257], "z": [0.8653, 0.8507]}, {"anchor": "tip", "colorscale": [[0, "#f39c12"], [1, "#f39c12"]], "hoverinfo": "skip", "showscale": false, "sizemode": "absolute", "sizeref": 0.07, "type": "cone", "u": [0.4546], "v": [0.3148], "w": [-0.01468], "x": [0], "y": [0.5257], "z": [0.8507]}, {"hoverinfo": "skip", "legendgroup": "4054afe3f78ed105230ca89018a61180be87b7b29c9545b04288788662315a80", "line": {"color": "#f39c12", "width": 3}, "mode": "lines", "showlegend": false, "type": "scatter3d", "x": [0.969, 0.8507], "y": [-0.09361, 0], "z": [0.2285, 0.5257]}, {"anchor": "tip", "colorscale": [[0, "#f39c12"], [1, "#f39c12"]], "hoverinfo": "skip", "showscale": false, "sizemode": "absolute", "sizeref": 0.07, "type": "cone", "u": [-0.1184], "v": [0.09361], "w": [0.2973], "x": [0.8507], "y": [0], "z": [0.5257]}], "layout": {"height": 780, "title": {"text": "Reduced hidden states on unit sphere  |  N=1024, hashes=4, nonces/hash=10<br><sup>Each point = one (hash, nonce). Arrow → nearest k-point.</sup>", "x": 0.5}, "width": 850}}
